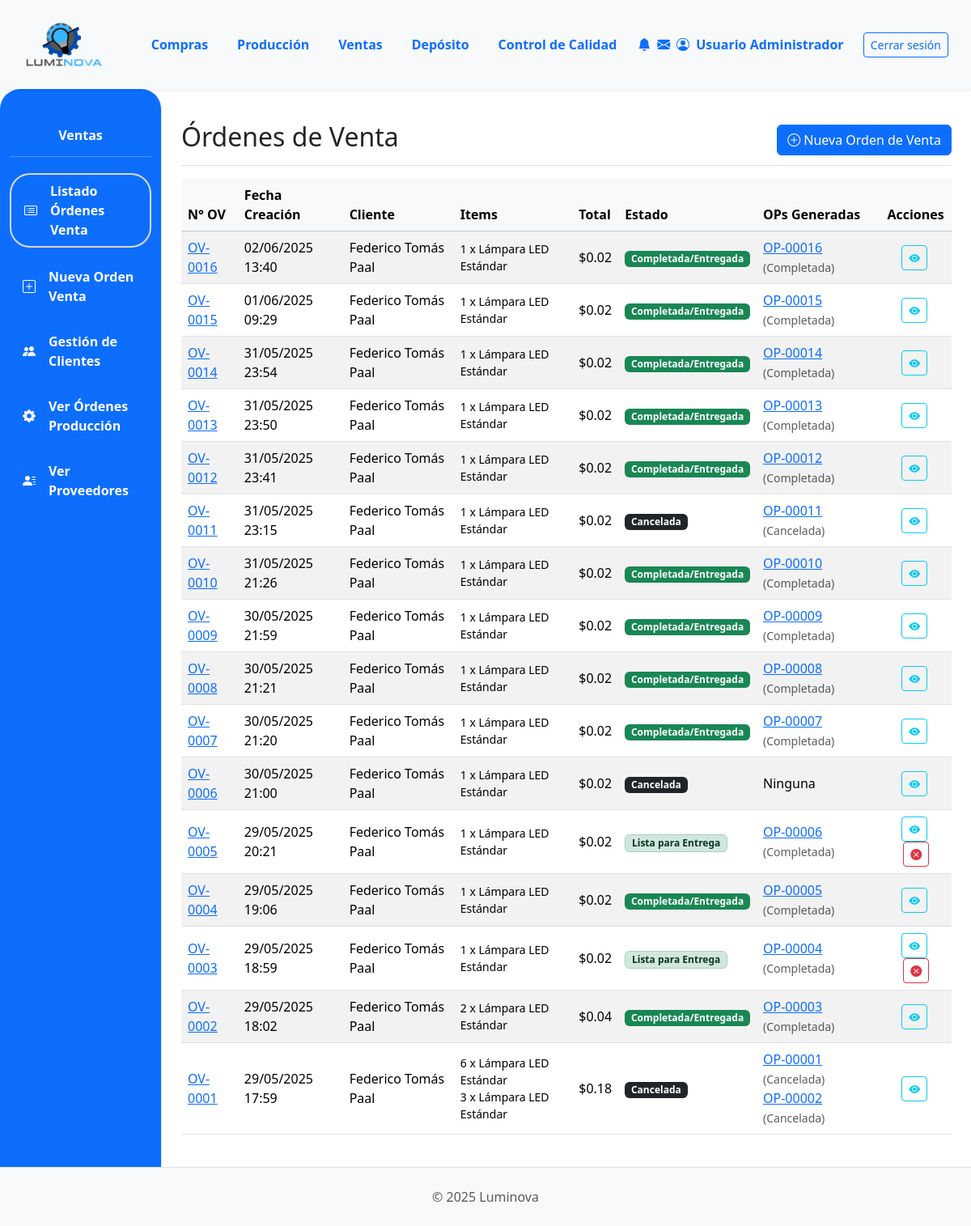
The page /ventas/ (signed in) on the database as committed earlier.
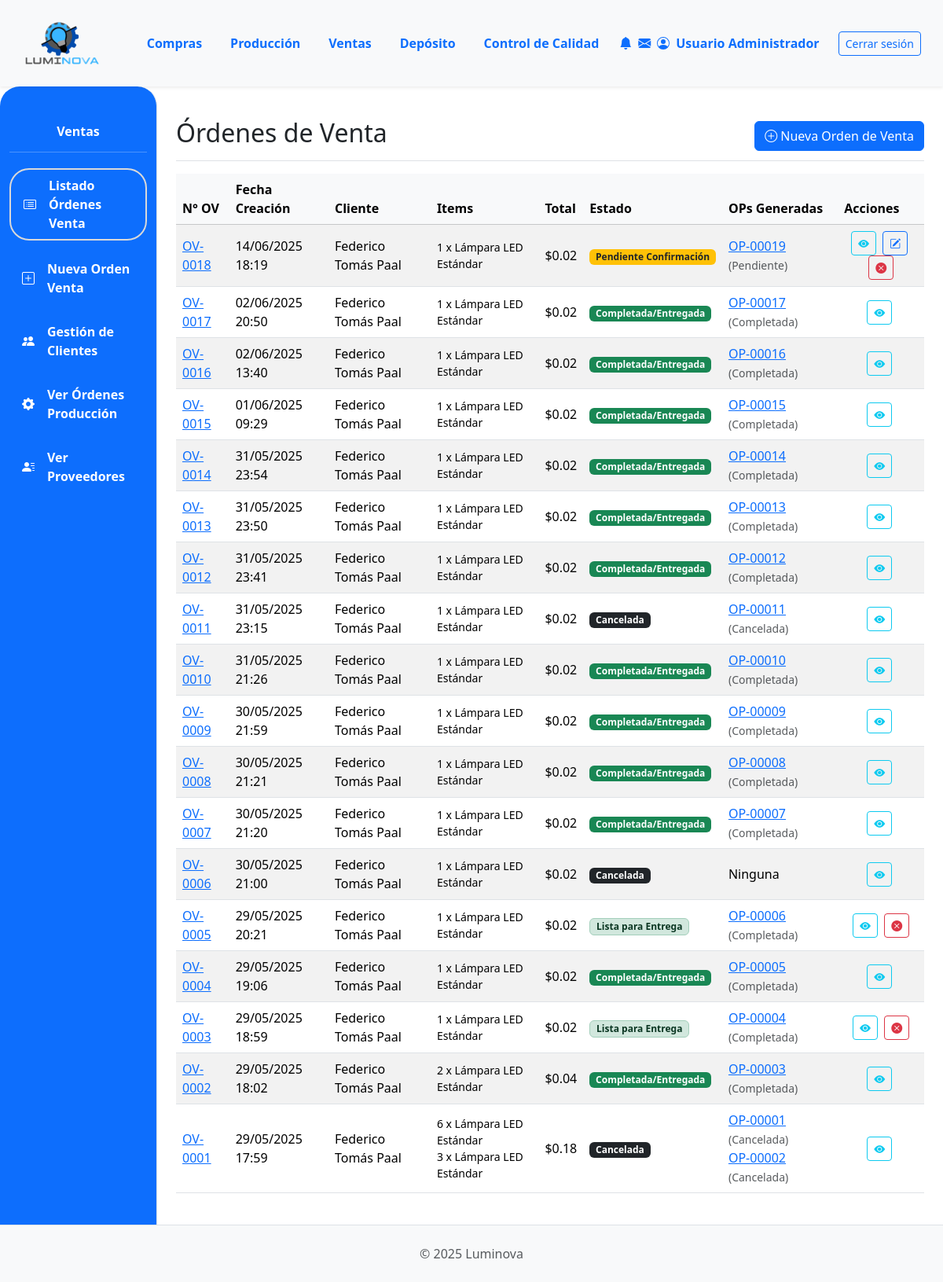
The same page on the database as committed later.
### App_LUMINOVA/models.py (models this page shows, shortened)
class OrdenVenta(models.Model):  # NUEVO: Específico para Ventas
    ESTADO_CHOICES = [
        ("PENDIENTE", "Pendiente Confirmación"),
        ("CONFIRMADA", "Confirmada (Esperando Producción)"),
        ("INSUMOS_SOLICITADOS", "Insumos Solicitados"),
        ("PRODUCCION_INICIADA", "Producción Iniciada"),
        ("PRODUCCION_CON_PROBLEMAS", "Producción con Problemas"),
        ("LISTA_ENTREGA", "Lista para Entrega"),
        ("COMPLETADA", "Completada/Entregada"),
        ("CANCELADA", "Cancelada"),
    ]
    numero_ov = models.CharField(
        max_length=20, unique=True, verbose_name="N° Orden de Venta"
    )
    cliente = models.ForeignKey(
        Cliente, on_delete=models.PROTECT, related_name="ordenes_venta"
    )
    fecha_creacion = models.DateTimeField(default=timezone.now)
    estado = models.CharField(
        max_length=50, choices=ESTADO_CHOICES, default="PENDIENTE"
    )
    total_ov = models.DecimalField(
        max_digits=12, decimal_places=2, default=0.00, verbose_name="Total OV"
    )
    notas = models.TextField(blank=True, null=True)

class Cliente(models.Model):
    nombre = models.CharField(max_length=150, unique=True)  # Aumentado max_length
    direccion = models.TextField(blank=True)
    telefono = models.CharField(max_length=25, blank=True)  # Aumentado max_length
    email = models.EmailField(unique=True, null=True, blank=True)

class ItemOrdenVenta(models.Model):  # NUEVO: Detalle de la OV
    orden_venta = models.ForeignKey(
        OrdenVenta, on_delete=models.CASCADE, related_name="items_ov"
    )
    producto_terminado = models.ForeignKey(ProductoTerminado, on_delete=models.PROTECT)
    cantidad = models.PositiveIntegerField()
    precio_unitario_venta = models.DecimalField(
        max_digits=10, decimal_places=2, verbose_name="Precio Unit. en Venta"
    )
    subtotal = models.DecimalField(max_digits=12, decimal_places=2, editable=False)

class ProductoTerminado(models.Model):
    descripcion = models.CharField(max_length=255)  # Aumentado max_length
    categoria = models.ForeignKey(
        CategoriaProductoTerminado,
        on_delete=models.PROTECT,
        related_name="productos_terminados",
    )
    precio_unitario = models.DecimalField(max_digits=10, decimal_places=2, default=0.00)
    stock = models.IntegerField(default=0)
    modelo = models.CharField(max_length=50, blank=True, null=True)
    potencia = models.IntegerField(blank=True, null=True)
    acabado = models.CharField(max_length=50, blank=True, null=True)
    color_luz = models.CharField(max_length=50, blank=True, null=True)
    material = models.CharField(max_length=50, blank=True, null=True)
    imagen = models.ImageField(null=True, blank=True, upload_to="productos_terminados/")

class OrdenProduccion(models.Model):
    numero_op = models.CharField(
        max_length=20, unique=True, verbose_name="N° Orden de Producción"
    )  # Cambiado de numero_orden
    orden_venta_origen = models.ForeignKey(
        OrdenVenta,
        on_delete=models.SET_NULL,
        null=True,
        blank=True,
        related_name="ops_generadas",
    )
    producto_a_producir = models.ForeignKey(
        ProductoTerminado, on_delete=models.PROTECT, related_name="ordenes_produccion"
    )  # Cambiado related_name
    cantidad_a_producir = models.PositiveIntegerField()  # Cambiado de cantidad_prod
    estado_op = models.ForeignKey(
        EstadoOrden,
        on_delete=models.SET_NULL,
        null=True,
        blank=True,
        related_name="ops_estado",
    )
    estado_op = models.ForeignKey(
        EstadoOrden,
        on_delete=models.SET_NULL,
        null=True,
        blank=True,
        related_name="ops_estado",
    )  # Cambiado related_name
    fecha_solicitud = models.DateTimeField(default=timezone.now)  # Añadido
    fecha_inicio_real = models.DateTimeField(null=True, blank=True)
    fecha_inicio_planificada = models.DateField(
        null=True, blank=True
    )  # Cambiado de fecha_inicio
    fecha_fin_real = models.DateTimeField(null=True, blank=True)
    fecha_fin_planificada = models.DateField(null=True, blank=True)  # Añadido
    sector_asignado_op = models.ForeignKey(
        SectorAsignado,
        on_delete=models.SET_NULL,
        null=True,
        blank=True,
        related_name="ops_sector",
    )  # Cambiado related_name
    notas = models.TextField(null=True, blank=True, verbose_name="Notas")  # Añadido
    def get_estado_op_display(self):  # Nombre del método que estás intentando llamar
        if self.estado_op:
            return self.estado_op.nombre
        return "Sin Estado Asignado"

class EstadoOrden(
    models.Model
):  # Renombrar a EstadoOrdenProduccion o similar si es solo para OP
    nombre = models.CharField(
        max_length=50, unique=True
    )  # Ej: Pendiente, En Proceso, Terminado

### App_LUMINOVA/views.py (the view)
# urls.py: path('ventas/', ventas_lista_ov_view, name='ventas_lista_ov'),
@login_required
def ventas_lista_ov_view(request):
    ordenes_de_venta_query = OrdenVenta.objects.select_related('cliente').prefetch_related(
        'items_ov__producto_terminado',
        Prefetch(
            'ops_generadas',
            queryset=OrdenProduccion.objects.select_related('estado_op', 'producto_a_producir')
                                      .prefetch_related(
                                          Prefetch(
                                              'reportes_incidencia',
                                              queryset=Reportes.objects.select_related('reportado_por', 'sector_reporta').order_by('-fecha')
                                          )
                                      ).order_by('numero_op'),
            to_attr='lista_ops_con_reportes_y_estado' # Nuevo nombre para claridad
        )
    ).order_by('-fecha_creacion')
    ordenes_list_con_info_reporte = []
    for ov in ordenes_de_venta_query:
        ov.tiene_algun_reporte_asociado = False # Inicializar bandera
        if hasattr(ov, 'lista_ops_con_reportes_y_estado'): # Verificar si el prefetch funcionó
            for op in ov.lista_ops_con_reportes_y_estado:
                if op.reportes_incidencia.all().exists(): # Si alguna OP tiene reportes
                    ov.tiene_algun_reporte_asociado = True
                    break # No necesitamos seguir buscando en las OPs de esta OV
        ordenes_list_con_info_reporte.append(ov)
    context = {
        'ordenes_list': ordenes_list_con_info_reporte, # Pasar la lista procesada
        'titulo_seccion': 'Órdenes de Venta',
    }
    return render(request, 'ventas/ventas_lista_ov.html', context)

### App_LUMINOVA/templates/ventas/ventas_lista_ov.html (shortened to what this page needs)
{% extends 'padre.html' %}
{% load static %}
{% load django_bootstrap5 %}
{% block sidebar_content %}
    {% include 'ventas/ventas_sidebar.html' %}
{% endblock %}
{% block content %}
<div class="d-flex justify-content-between flex-wrap flex-md-nowrap align-items-center pt-3 pb-2 mb-3 border-bottom">
    <h1 class="h2">{{ titulo_seccion }}</h1>
    <div class="btn-toolbar mb-2 mb-md-0">
        <a href="{% url 'App_LUMINOVA:ventas_crear_ov' %}" class="btn btn-primary">
            <i class="bi bi-plus-circle"></i> Nueva Orden de Venta
        </a>
    </div>
</div>
<div class="table-responsive mt-3">
    <table class="table table-striped table-hover align-middle">
        <thead class="table-light">
            <tr>
                <th {% if not DEBUG %}class="color-thead"{% endif %}>N° OV</th>
                <th {% if not DEBUG %}class="color-thead"{% endif %}>Fecha Creación</th>
                <th {% if not DEBUG %}class="color-thead"{% endif %}>Cliente</th>
                <th {% if not DEBUG %}class="color-thead"{% endif %}>Items</th>
                <th {% if not DEBUG %}class="color-thead"{% endif %} class="text-end">Total</th>
                <th {% if not DEBUG %}class="color-thead"{% endif %}>Estado</th>
                <th {% if not DEBUG %}class="color-thead"{% endif %}>OPs Generadas</th>
                <th {% if not DEBUG %}class="color-thead"{% endif %} class="text-center">Acciones</th>
            </tr>
        </thead>
        <tbody>
            {% for ov in ordenes_list %}
            <tr>
                <td><a href="{% url 'App_LUMINOVA:ventas_detalle_ov' ov.id %}">{{ ov.numero_ov }}</a></td>
                <td>{{ ov.fecha_creacion|date:"d/m/Y H:i" }}</td>
                <td>{{ ov.cliente.nombre|default_if_none:"N/A" }}</td>
                <td>
                    <ul class="list-unstyled mb-0 small">
                    {% for item in ov.items_ov.all %}
                        <li>{{ item.cantidad }} x {{ item.producto_terminado.descripcion|truncatechars:25 }}</li>
                    {% empty %}
                        <li>Sin ítems</li>
                    {% endfor %}
                    </ul>
                </td>
                <td class="text-end">${{ ov.total_ov|floatformat:2 }}</td>
                <td>
                    <span class="badge
                        {% if ov.estado == 'PENDIENTE' %}bg-warning text-dark
                        {% elif ov.estado == 'CONFIRMADA' %}bg-secondary
                        {% elif ov.estado == 'INSUMOS_SOLICITADOS' %}bg-info-subtle text-info-emphasis border border-info-subtle
                        {% elif ov.estado == 'PRODUCCION_INICIADA' %}bg-primary
                        {% elif ov.estado == 'PRODUCCION_CON_PROBLEMAS' %}bg-danger-subtle text-danger-emphasis border border-danger-subtle
                        {% elif ov.estado == 'LISTA_ENTREGA' %}bg-success-subtle text-success-emphasis border border-success-subtle
                        {% elif ov.estado == 'COMPLETADA' %}bg-success
                        {% elif ov.estado == 'CANCELADA' %}bg-dark
                        {% else %}bg-light text-dark{% endif %}">
                        {{ ov.get_estado_display }}
                    </span>
                </td>
                <td>
                    {% for op_gen in ov.lista_ops_con_reportes_y_estado %}
                        <a href="{% url 'App_LUMINOVA:produccion_detalle_op' op_gen.id %}">{{ op_gen.numero_op }}</a>
                        <small class="text-muted">({{ op_gen.get_estado_op_display }})</small>
                        {% if not forloop.last %}<br>{% endif %}
                    {% empty %}
                        Ninguna
                    {% endfor %}
                </td>
                <td class="text-center">
                     <a href="{% url 'App_LUMINOVA:ventas_detalle_ov' ov.id %}" class="btn btn-sm btn-outline-info me-1" title="Ver Detalle OV {{ ov.numero_ov }}">
                         <i class="bi bi-eye-fill"></i>
                     </a>
                    {% if ov.estado == 'PENDIENTE' or ov.estado == 'CONFIRMADA' %}
                     <a href="{% url 'App_LUMINOVA:ventas_editar_ov' ov.id %}"
                        class="btn btn-sm btn-outline-primary me-1" title="Editar OV {{ ov.numero_ov }}">
                        <i class="bi bi-pencil-square"></i>
                     </a>
                    {% endif %}
                    {% if ov.estado != 'CANCELADA' and ov.estado != 'COMPLETADA' %}
                     <a href="#" class="btn btn-sm btn-outline-danger"
                        data-bs-toggle="modal"
                        data-bs-target="#cancelarOVModal{{ ov.id }}"
                        title="Cancelar OV {{ ov.numero_ov }}">
                         <i class="bi bi-x-circle-fill"></i>
                     </a>
                    {% endif %}
                </td>
            </tr>
            {% empty %}
            <tr>
                <td colspan="8" class="text-center fst-italic text-muted">No hay órdenes de venta registradas.</td>
            </tr>
            {% endfor %}
        </tbody>
    </table>
</div>
{% endblock %}

Rows that differ between the two databases and show on the page:
added OrdenVenta: numero_ov "OV-0018", fecha_creacion "14/06/2025 18:19", cliente.nombre "Federico Tomás Paal", total_ov "0.02", estado "Pendiente Confirmación"
added ItemOrdenVenta: cantidad "1", producto_terminado.descripcion "Lámpara LED Estándar", shown under "OV-0018"
added OrdenProduccion: numero_op "OP-00019", estado_op "Pendiente", shown under "OV-0018"
added OrdenVenta: numero_ov "OV-0017", fecha_creacion "02/06/2025 20:50", cliente.nombre "Federico Tomás Paal", total_ov "0.02", estado "Completada/Entregada"
added ItemOrdenVenta: cantidad "1", producto_terminado.descripcion "Lámpara LED Estándar", shown under "OV-0017"
added OrdenProduccion: numero_op "OP-00017", estado_op "Completada", shown under "OV-0017"
